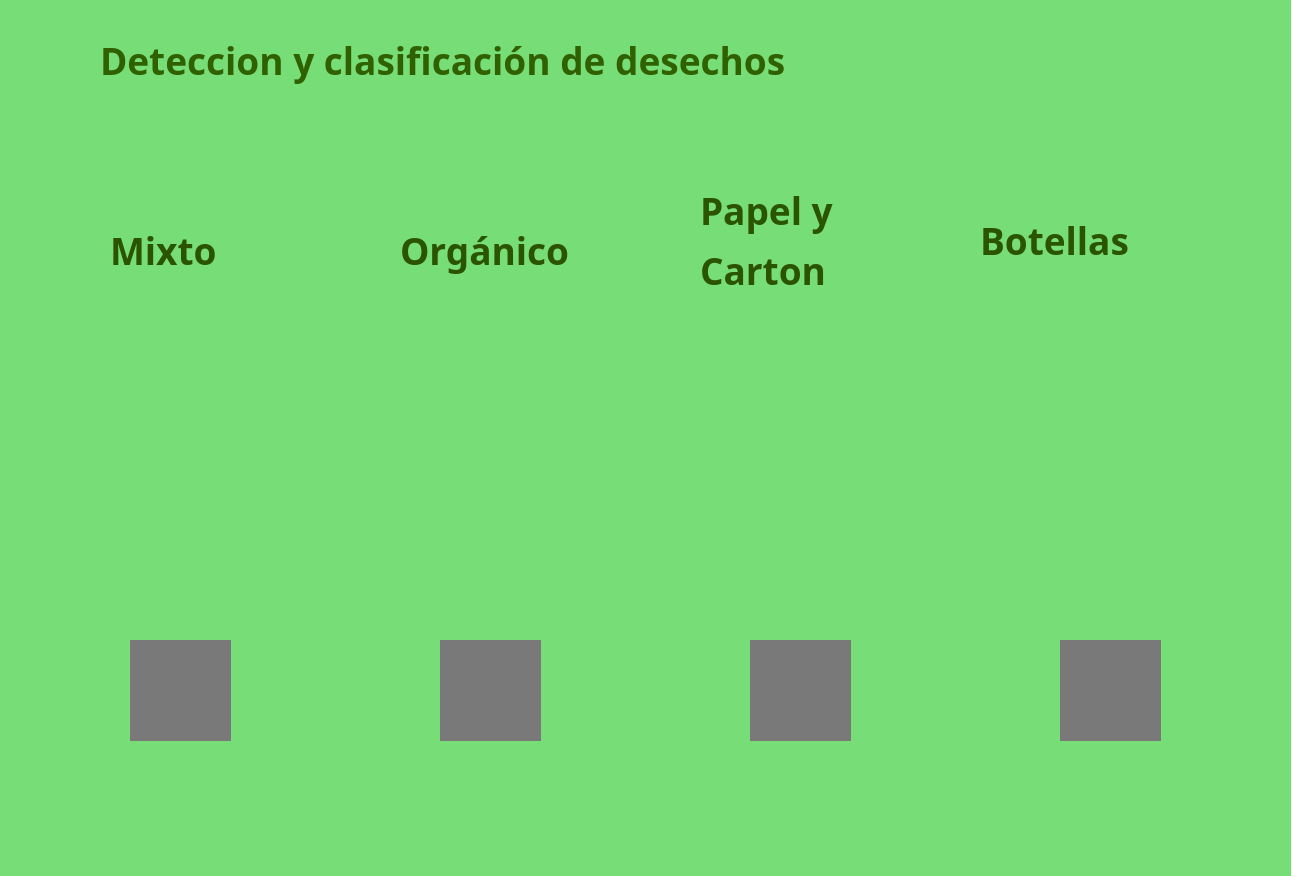
<?xml version="1.0" encoding="UTF-8"?>
<ui version="4.0">
 <class>Hackaton</class>
 <widget class="QWidget" name="Hackaton">
  <property name="geometry">
   <rect>
    <x>0</x>
    <y>0</y>
    <width>1292</width>
    <height>876</height>
   </rect>
  </property>
  <property name="windowTitle">
   <string>Form</string>
  </property>
  <widget class="QLabel" name="label_2">
   <property name="geometry">
    <rect>
     <x>100</x>
     <y>-40</y>
     <width>1141</width>
     <height>201</height>
    </rect>
   </property>
   <property name="palette">
    <palette>
     <active>
      <colorrole role="WindowText">
       <brush brushstyle="SolidPattern">
        <color alpha="255">
         <red>48</red>
         <green>97</green>
         <blue>0</blue>
        </color>
       </brush>
      </colorrole>
     </active>
     <inactive>
      <colorrole role="WindowText">
       <brush brushstyle="SolidPattern">
        <color alpha="255">
         <red>48</red>
         <green>97</green>
         <blue>0</blue>
        </color>
       </brush>
      </colorrole>
     </inactive>
     <disabled>
      <colorrole role="WindowText">
       <brush brushstyle="SolidPattern">
        <color alpha="255">
         <red>120</red>
         <green>120</green>
         <blue>120</blue>
        </color>
       </brush>
      </colorrole>
     </disabled>
    </palette>
   </property>
   <property name="font">
    <font>
     <family>OCR A Extended</family>
     <pointsize>28</pointsize>
     <weight>75</weight>
     <italic>false</italic>
     <bold>true</bold>
     <underline>false</underline>
    </font>
   </property>
   <property name="mouseTracking">
    <bool>false</bool>
   </property>
   <property name="layoutDirection">
    <enum>Qt::LeftToRight</enum>
   </property>
   <property name="autoFillBackground">
    <bool>false</bool>
   </property>
   <property name="text">
    <string>Deteccion y clasificación de desechos </string>
   </property>
   <property name="scaledContents">
    <bool>false</bool>
   </property>
   <property name="wordWrap">
    <bool>false</bool>
   </property>
  </widget>
  <widget class="QLabel" name="label_3">
   <property name="geometry">
    <rect>
     <x>250</x>
     <y>200</y>
     <width>791</width>
     <height>481</height>
    </rect>
   </property>
   <property name="text">
    <string/>
   </property>
   <property name="pixmap">
    <pixmap>../../Downloads/Imagen de WhatsApp 2024-10-29 a las 08.57.50_35feb084.jpg</pixmap>
   </property>
   <property name="scaledContents">
    <bool>true</bool>
   </property>
  </widget>
  <widget class="QLabel" name="label_4">
   <property name="geometry">
    <rect>
     <x>0</x>
     <y>0</y>
     <width>1291</width>
     <height>881</height>
    </rect>
   </property>
   <property name="styleSheet">
    <string notr="true">background-color: rgb(119, 221, 119);</string>
   </property>
   <property name="text">
    <string/>
   </property>
   <property name="pixmap">
    <pixmap>Imagenes/file.png</pixmap>
   </property>
   <property name="scaledContents">
    <bool>true</bool>
   </property>
  </widget>
  <widget class="QLabel" name="label_5">
   <property name="geometry">
    <rect>
     <x>110</x>
     <y>150</y>
     <width>181</width>
     <height>201</height>
    </rect>
   </property>
   <property name="palette">
    <palette>
     <active>
      <colorrole role="WindowText">
       <brush brushstyle="SolidPattern">
        <color alpha="255">
         <red>42</red>
         <green>84</green>
         <blue>0</blue>
        </color>
       </brush>
      </colorrole>
      <colorrole role="Button">
       <brush brushstyle="SolidPattern">
        <color alpha="255">
         <red>170</red>
         <green>170</green>
         <blue>0</blue>
        </color>
       </brush>
      </colorrole>
      <colorrole role="Light">
       <brush brushstyle="SolidPattern">
        <color alpha="255">
         <red>255</red>
         <green>255</green>
         <blue>0</blue>
        </color>
       </brush>
      </colorrole>
      <colorrole role="Midlight">
       <brush brushstyle="SolidPattern">
        <color alpha="255">
         <red>212</red>
         <green>212</green>
         <blue>0</blue>
        </color>
       </brush>
      </colorrole>
      <colorrole role="Dark">
       <brush brushstyle="SolidPattern">
        <color alpha="255">
         <red>85</red>
         <green>85</green>
         <blue>0</blue>
        </color>
       </brush>
      </colorrole>
      <colorrole role="Mid">
       <brush brushstyle="SolidPattern">
        <color alpha="255">
         <red>113</red>
         <green>113</green>
         <blue>0</blue>
        </color>
       </brush>
      </colorrole>
      <colorrole role="Text">
       <brush brushstyle="SolidPattern">
        <color alpha="255">
         <red>0</red>
         <green>0</green>
         <blue>0</blue>
        </color>
       </brush>
      </colorrole>
      <colorrole role="BrightText">
       <brush brushstyle="SolidPattern">
        <color alpha="255">
         <red>255</red>
         <green>255</green>
         <blue>255</blue>
        </color>
       </brush>
      </colorrole>
      <colorrole role="ButtonText">
       <brush brushstyle="SolidPattern">
        <color alpha="255">
         <red>0</red>
         <green>0</green>
         <blue>0</blue>
        </color>
       </brush>
      </colorrole>
      <colorrole role="Base">
       <brush brushstyle="SolidPattern">
        <color alpha="255">
         <red>255</red>
         <green>255</green>
         <blue>255</blue>
        </color>
       </brush>
      </colorrole>
      <colorrole role="Window">
       <brush brushstyle="SolidPattern">
        <color alpha="255">
         <red>170</red>
         <green>170</green>
         <blue>0</blue>
        </color>
       </brush>
      </colorrole>
      <colorrole role="Shadow">
       <brush brushstyle="SolidPattern">
        <color alpha="255">
         <red>0</red>
         <green>0</green>
         <blue>0</blue>
        </color>
       </brush>
      </colorrole>
      <colorrole role="AlternateBase">
       <brush brushstyle="SolidPattern">
        <color alpha="255">
         <red>212</red>
         <green>212</green>
         <blue>127</blue>
        </color>
       </brush>
      </colorrole>
      <colorrole role="ToolTipBase">
       <brush brushstyle="SolidPattern">
        <color alpha="255">
         <red>255</red>
         <green>255</green>
         <blue>220</blue>
        </color>
       </brush>
      </colorrole>
      <colorrole role="ToolTipText">
       <brush brushstyle="SolidPattern">
        <color alpha="255">
         <red>0</red>
         <green>0</green>
         <blue>0</blue>
        </color>
       </brush>
      </colorrole>
     </active>
     <inactive>
      <colorrole role="WindowText">
       <brush brushstyle="SolidPattern">
        <color alpha="255">
         <red>42</red>
         <green>84</green>
         <blue>0</blue>
        </color>
       </brush>
      </colorrole>
      <colorrole role="Button">
       <brush brushstyle="SolidPattern">
        <color alpha="255">
         <red>170</red>
         <green>170</green>
         <blue>0</blue>
        </color>
       </brush>
      </colorrole>
      <colorrole role="Light">
       <brush brushstyle="SolidPattern">
        <color alpha="255">
         <red>255</red>
         <green>255</green>
         <blue>0</blue>
        </color>
       </brush>
      </colorrole>
      <colorrole role="Midlight">
       <brush brushstyle="SolidPattern">
        <color alpha="255">
         <red>212</red>
         <green>212</green>
         <blue>0</blue>
        </color>
       </brush>
      </colorrole>
      <colorrole role="Dark">
       <brush brushstyle="SolidPattern">
        <color alpha="255">
         <red>85</red>
         <green>85</green>
         <blue>0</blue>
        </color>
       </brush>
      </colorrole>
      <colorrole role="Mid">
       <brush brushstyle="SolidPattern">
        <color alpha="255">
         <red>113</red>
         <green>113</green>
         <blue>0</blue>
        </color>
       </brush>
      </colorrole>
      <colorrole role="Text">
       <brush brushstyle="SolidPattern">
        <color alpha="255">
         <red>0</red>
         <green>0</green>
         <blue>0</blue>
        </color>
       </brush>
      </colorrole>
      <colorrole role="BrightText">
       <brush brushstyle="SolidPattern">
        <color alpha="255">
         <red>255</red>
         <green>255</green>
         <blue>255</blue>
        </color>
       </brush>
      </colorrole>
      <colorrole role="ButtonText">
       <brush brushstyle="SolidPattern">
        <color alpha="255">
         <red>0</red>
         <green>0</green>
         <blue>0</blue>
        </color>
       </brush>
      </colorrole>
      <colorrole role="Base">
       <brush brushstyle="SolidPattern">
        <color alpha="255">
         <red>255</red>
         <green>255</green>
         <blue>255</blue>
        </color>
       </brush>
      </colorrole>
      <colorrole role="Window">
       <brush brushstyle="SolidPattern">
        <color alpha="255">
         <red>170</red>
         <green>170</green>
         <blue>0</blue>
        </color>
       </brush>
      </colorrole>
      <colorrole role="Shadow">
       <brush brushstyle="SolidPattern">
        <color alpha="255">
         <red>0</red>
         <green>0</green>
         <blue>0</blue>
        </color>
       </brush>
      </colorrole>
      <colorrole role="AlternateBase">
       <brush brushstyle="SolidPattern">
        <color alpha="255">
         <red>212</red>
         <green>212</green>
         <blue>127</blue>
        </color>
       </brush>
      </colorrole>
      <colorrole role="ToolTipBase">
       <brush brushstyle="SolidPattern">
        <color alpha="255">
         <red>255</red>
         <green>255</green>
         <blue>220</blue>
        </color>
       </brush>
      </colorrole>
      <colorrole role="ToolTipText">
       <brush brushstyle="SolidPattern">
        <color alpha="255">
         <red>0</red>
         <green>0</green>
         <blue>0</blue>
        </color>
       </brush>
      </colorrole>
     </inactive>
     <disabled>
      <colorrole role="WindowText">
       <brush brushstyle="SolidPattern">
        <color alpha="255">
         <red>85</red>
         <green>85</green>
         <blue>0</blue>
        </color>
       </brush>
      </colorrole>
      <colorrole role="Button">
       <brush brushstyle="SolidPattern">
        <color alpha="255">
         <red>170</red>
         <green>170</green>
         <blue>0</blue>
        </color>
       </brush>
      </colorrole>
      <colorrole role="Light">
       <brush brushstyle="SolidPattern">
        <color alpha="255">
         <red>255</red>
         <green>255</green>
         <blue>0</blue>
        </color>
       </brush>
      </colorrole>
      <colorrole role="Midlight">
       <brush brushstyle="SolidPattern">
        <color alpha="255">
         <red>212</red>
         <green>212</green>
         <blue>0</blue>
        </color>
       </brush>
      </colorrole>
      <colorrole role="Dark">
       <brush brushstyle="SolidPattern">
        <color alpha="255">
         <red>85</red>
         <green>85</green>
         <blue>0</blue>
        </color>
       </brush>
      </colorrole>
      <colorrole role="Mid">
       <brush brushstyle="SolidPattern">
        <color alpha="255">
         <red>113</red>
         <green>113</green>
         <blue>0</blue>
        </color>
       </brush>
      </colorrole>
      <colorrole role="Text">
       <brush brushstyle="SolidPattern">
        <color alpha="255">
         <red>85</red>
         <green>85</green>
         <blue>0</blue>
        </color>
       </brush>
      </colorrole>
      <colorrole role="BrightText">
       <brush brushstyle="SolidPattern">
        <color alpha="255">
         <red>255</red>
         <green>255</green>
         <blue>255</blue>
        </color>
       </brush>
      </colorrole>
      <colorrole role="ButtonText">
       <brush brushstyle="SolidPattern">
        <color alpha="255">
         <red>85</red>
         <green>85</green>
         <blue>0</blue>
        </color>
       </brush>
      </colorrole>
      <colorrole role="Base">
       <brush brushstyle="SolidPattern">
        <color alpha="255">
         <red>170</red>
         <green>170</green>
         <blue>0</blue>
        </color>
       </brush>
      </colorrole>
      <colorrole role="Window">
       <brush brushstyle="SolidPattern">
        <color alpha="255">
         <red>170</red>
         <green>170</green>
         <blue>0</blue>
        </color>
       </brush>
      </colorrole>
      <colorrole role="Shadow">
       <brush brushstyle="SolidPattern">
        <color alpha="255">
         <red>0</red>
         <green>0</green>
         <blue>0</blue>
        </color>
       </brush>
      </colorrole>
      <colorrole role="AlternateBase">
       <brush brushstyle="SolidPattern">
        <color alpha="255">
         <red>170</red>
         <green>170</green>
         <blue>0</blue>
        </color>
       </brush>
      </colorrole>
      <colorrole role="ToolTipBase">
       <brush brushstyle="SolidPattern">
        <color alpha="255">
         <red>255</red>
         <green>255</green>
         <blue>220</blue>
        </color>
       </brush>
      </colorrole>
      <colorrole role="ToolTipText">
       <brush brushstyle="SolidPattern">
        <color alpha="255">
         <red>0</red>
         <green>0</green>
         <blue>0</blue>
        </color>
       </brush>
      </colorrole>
     </disabled>
    </palette>
   </property>
   <property name="font">
    <font>
     <family>OCR A Extended</family>
     <pointsize>28</pointsize>
     <weight>75</weight>
     <italic>false</italic>
     <bold>true</bold>
     <underline>false</underline>
    </font>
   </property>
   <property name="mouseTracking">
    <bool>false</bool>
   </property>
   <property name="layoutDirection">
    <enum>Qt::LeftToRight</enum>
   </property>
   <property name="autoFillBackground">
    <bool>false</bool>
   </property>
   <property name="text">
    <string>Mixto</string>
   </property>
   <property name="scaledContents">
    <bool>false</bool>
   </property>
   <property name="wordWrap">
    <bool>false</bool>
   </property>
  </widget>
  <widget class="QLabel" name="label_6">
   <property name="geometry">
    <rect>
     <x>400</x>
     <y>150</y>
     <width>241</width>
     <height>201</height>
    </rect>
   </property>
   <property name="palette">
    <palette>
     <active>
      <colorrole role="WindowText">
       <brush brushstyle="SolidPattern">
        <color alpha="255">
         <red>42</red>
         <green>84</green>
         <blue>0</blue>
        </color>
       </brush>
      </colorrole>
     </active>
     <inactive>
      <colorrole role="WindowText">
       <brush brushstyle="SolidPattern">
        <color alpha="255">
         <red>42</red>
         <green>84</green>
         <blue>0</blue>
        </color>
       </brush>
      </colorrole>
     </inactive>
     <disabled>
      <colorrole role="WindowText">
       <brush brushstyle="SolidPattern">
        <color alpha="255">
         <red>120</red>
         <green>120</green>
         <blue>120</blue>
        </color>
       </brush>
      </colorrole>
     </disabled>
    </palette>
   </property>
   <property name="font">
    <font>
     <family>OCR A Extended</family>
     <pointsize>28</pointsize>
     <weight>75</weight>
     <italic>false</italic>
     <bold>true</bold>
     <underline>false</underline>
    </font>
   </property>
   <property name="mouseTracking">
    <bool>false</bool>
   </property>
   <property name="layoutDirection">
    <enum>Qt::LeftToRight</enum>
   </property>
   <property name="autoFillBackground">
    <bool>false</bool>
   </property>
   <property name="text">
    <string>Orgánico</string>
   </property>
   <property name="scaledContents">
    <bool>false</bool>
   </property>
   <property name="wordWrap">
    <bool>false</bool>
   </property>
  </widget>
  <widget class="QLabel" name="label_8">
   <property name="geometry">
    <rect>
     <x>980</x>
     <y>140</y>
     <width>241</width>
     <height>201</height>
    </rect>
   </property>
   <property name="palette">
    <palette>
     <active>
      <colorrole role="WindowText">
       <brush brushstyle="SolidPattern">
        <color alpha="255">
         <red>42</red>
         <green>84</green>
         <blue>0</blue>
        </color>
       </brush>
      </colorrole>
     </active>
     <inactive>
      <colorrole role="WindowText">
       <brush brushstyle="SolidPattern">
        <color alpha="255">
         <red>42</red>
         <green>84</green>
         <blue>0</blue>
        </color>
       </brush>
      </colorrole>
     </inactive>
     <disabled>
      <colorrole role="WindowText">
       <brush brushstyle="SolidPattern">
        <color alpha="255">
         <red>120</red>
         <green>120</green>
         <blue>120</blue>
        </color>
       </brush>
      </colorrole>
     </disabled>
    </palette>
   </property>
   <property name="font">
    <font>
     <family>OCR A Extended</family>
     <pointsize>28</pointsize>
     <weight>75</weight>
     <italic>false</italic>
     <bold>true</bold>
     <underline>false</underline>
    </font>
   </property>
   <property name="mouseTracking">
    <bool>false</bool>
   </property>
   <property name="layoutDirection">
    <enum>Qt::LeftToRight</enum>
   </property>
   <property name="autoFillBackground">
    <bool>false</bool>
   </property>
   <property name="text">
    <string>Botellas</string>
   </property>
   <property name="scaledContents">
    <bool>false</bool>
   </property>
   <property name="wordWrap">
    <bool>false</bool>
   </property>
  </widget>
  <widget class="QLabel" name="label_7">
   <property name="geometry">
    <rect>
     <x>700</x>
     <y>110</y>
     <width>221</width>
     <height>201</height>
    </rect>
   </property>
   <property name="palette">
    <palette>
     <active>
      <colorrole role="WindowText">
       <brush brushstyle="SolidPattern">
        <color alpha="255">
         <red>42</red>
         <green>84</green>
         <blue>0</blue>
        </color>
       </brush>
      </colorrole>
     </active>
     <inactive>
      <colorrole role="WindowText">
       <brush brushstyle="SolidPattern">
        <color alpha="255">
         <red>42</red>
         <green>84</green>
         <blue>0</blue>
        </color>
       </brush>
      </colorrole>
     </inactive>
     <disabled>
      <colorrole role="WindowText">
       <brush brushstyle="SolidPattern">
        <color alpha="255">
         <red>120</red>
         <green>120</green>
         <blue>120</blue>
        </color>
       </brush>
      </colorrole>
     </disabled>
    </palette>
   </property>
   <property name="font">
    <font>
     <family>OCR A Extended</family>
     <pointsize>28</pointsize>
     <weight>75</weight>
     <italic>false</italic>
     <bold>true</bold>
     <underline>false</underline>
    </font>
   </property>
   <property name="mouseTracking">
    <bool>false</bool>
   </property>
   <property name="toolTip">
    <string>&lt;html&gt;&lt;head/&gt;&lt;body&gt;&lt;p align=&quot;center&quot;&gt;Papel y &lt;/p&gt;&lt;p align=&quot;center&quot;&gt;Carton&lt;/p&gt;&lt;p align=&quot;center&quot;&gt;&lt;br/&gt;&lt;/p&gt;&lt;/body&gt;&lt;/html&gt;</string>
   </property>
   <property name="whatsThis">
    <string>&lt;html&gt;&lt;head/&gt;&lt;body&gt;&lt;p&gt;Papel &lt;/p&gt;&lt;p&gt;y carton &lt;/p&gt;&lt;p&gt;&lt;br/&gt;&lt;/p&gt;&lt;/body&gt;&lt;/html&gt;</string>
   </property>
   <property name="layoutDirection">
    <enum>Qt::LeftToRight</enum>
   </property>
   <property name="autoFillBackground">
    <bool>false</bool>
   </property>
   <property name="text">
    <string>Papel y</string>
   </property>
   <property name="scaledContents">
    <bool>false</bool>
   </property>
   <property name="wordWrap">
    <bool>false</bool>
   </property>
  </widget>
  <widget class="QLabel" name="label_9">
   <property name="geometry">
    <rect>
     <x>700</x>
     <y>170</y>
     <width>221</width>
     <height>201</height>
    </rect>
   </property>
   <property name="palette">
    <palette>
     <active>
      <colorrole role="WindowText">
       <brush brushstyle="SolidPattern">
        <color alpha="255">
         <red>42</red>
         <green>84</green>
         <blue>0</blue>
        </color>
       </brush>
      </colorrole>
     </active>
     <inactive>
      <colorrole role="WindowText">
       <brush brushstyle="SolidPattern">
        <color alpha="255">
         <red>42</red>
         <green>84</green>
         <blue>0</blue>
        </color>
       </brush>
      </colorrole>
     </inactive>
     <disabled>
      <colorrole role="WindowText">
       <brush brushstyle="SolidPattern">
        <color alpha="255">
         <red>120</red>
         <green>120</green>
         <blue>120</blue>
        </color>
       </brush>
      </colorrole>
     </disabled>
    </palette>
   </property>
   <property name="font">
    <font>
     <family>OCR A Extended</family>
     <pointsize>28</pointsize>
     <weight>75</weight>
     <italic>false</italic>
     <bold>true</bold>
     <underline>false</underline>
    </font>
   </property>
   <property name="mouseTracking">
    <bool>false</bool>
   </property>
   <property name="toolTip">
    <string>&lt;html&gt;&lt;head/&gt;&lt;body&gt;&lt;p align=&quot;center&quot;&gt;Papel y &lt;/p&gt;&lt;p align=&quot;center&quot;&gt;Carton&lt;/p&gt;&lt;p align=&quot;center&quot;&gt;&lt;br/&gt;&lt;/p&gt;&lt;/body&gt;&lt;/html&gt;</string>
   </property>
   <property name="whatsThis">
    <string>&lt;html&gt;&lt;head/&gt;&lt;body&gt;&lt;p&gt;Papel &lt;/p&gt;&lt;p&gt;y carton &lt;/p&gt;&lt;p&gt;&lt;br/&gt;&lt;/p&gt;&lt;/body&gt;&lt;/html&gt;</string>
   </property>
   <property name="layoutDirection">
    <enum>Qt::LeftToRight</enum>
   </property>
   <property name="autoFillBackground">
    <bool>false</bool>
   </property>
   <property name="text">
    <string>Carton</string>
   </property>
   <property name="scaledContents">
    <bool>false</bool>
   </property>
   <property name="wordWrap">
    <bool>false</bool>
   </property>
  </widget>
  <widget class="QWidget" name="horizontalLayoutWidget">
   <property name="geometry">
    <rect>
     <x>0</x>
     <y>0</y>
     <width>2</width>
     <height>2</height>
    </rect>
   </property>
   <layout class="QHBoxLayout" name="horizontalLayout"/>
  </widget>
  <widget class="QLabel" name="ObjectMixto">
   <property name="geometry">
    <rect>
     <x>130</x>
     <y>640</y>
     <width>101</width>
     <height>101</height>
    </rect>
   </property>
   <property name="styleSheet">
    <string notr="true">background-color: rgb(121, 121, 121);</string>
   </property>
   <property name="text">
    <string/>
   </property>
  </widget>
  <widget class="QLabel" name="ObjectPaper">
   <property name="geometry">
    <rect>
     <x>750</x>
     <y>640</y>
     <width>101</width>
     <height>101</height>
    </rect>
   </property>
   <property name="styleSheet">
    <string notr="true">background-color: rgb(121, 121, 121);</string>
   </property>
   <property name="text">
    <string/>
   </property>
  </widget>
  <widget class="QLabel" name="ObjectOrganic">
   <property name="geometry">
    <rect>
     <x>440</x>
     <y>640</y>
     <width>101</width>
     <height>101</height>
    </rect>
   </property>
   <property name="styleSheet">
    <string notr="true">background-color: rgb(121, 121, 121);</string>
   </property>
   <property name="text">
    <string/>
   </property>
  </widget>
  <widget class="QLabel" name="ObjertBottle">
   <property name="geometry">
    <rect>
     <x>1060</x>
     <y>640</y>
     <width>101</width>
     <height>101</height>
    </rect>
   </property>
   <property name="styleSheet">
    <string notr="true">background-color: rgb(121, 121, 121);</string>
   </property>
   <property name="text">
    <string/>
   </property>
  </widget>
  <zorder>label_4</zorder>
  <zorder>label_2</zorder>
  <zorder>label_3</zorder>
  <zorder>label_5</zorder>
  <zorder>label_6</zorder>
  <zorder>label_8</zorder>
  <zorder>label_7</zorder>
  <zorder>label_9</zorder>
  <zorder>horizontalLayoutWidget</zorder>
  <zorder>ObjectMixto</zorder>
  <zorder>ObjectPaper</zorder>
  <zorder>ObjectOrganic</zorder>
  <zorder>ObjertBottle</zorder>
 </widget>
 <resources/>
 <connections/>
</ui>
